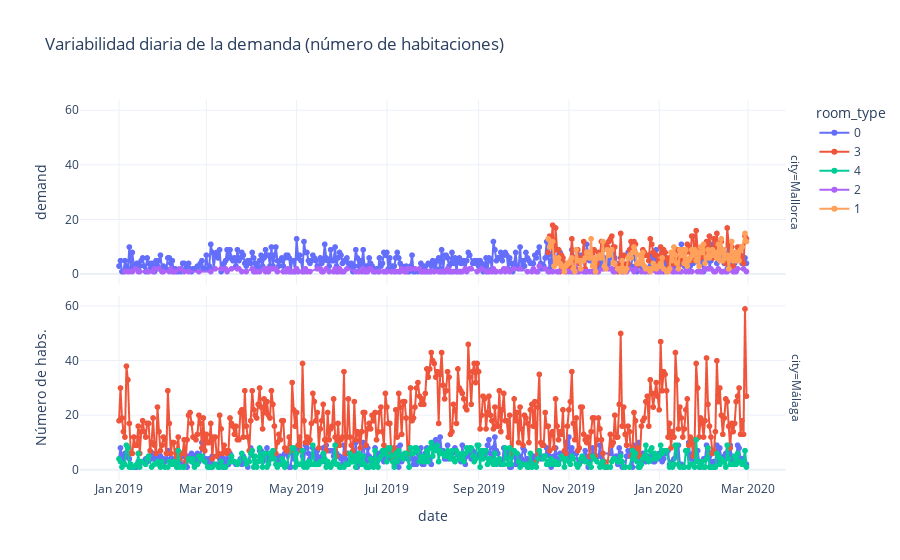

Write notebook code for a chart like this one.
### Code cell
# Crear el gráfico de líneas
fig = px.line(df_demand_day, x='checkin_date_', y='demand',
              title='Variabilidad diaria de la demanda (número de habitaciones)',
              color='room_type',
              facet_row='city',
              labels={'checkin_date_': 'date de check-in'},
              markers=True)

fig.update_layout(xaxis_title='date', yaxis_title='Número de habs.', template='plotly_white')

# Mostrar el gráfico
fig.show()

### Figure 1 — Plotly figure (JSON) as saved in the notebook; plotly's stock layout.template omitted (floating-point values rounded to 4 significant figures; data arrays with more than 128 entries replaced by an {"elided": "..."} marker saying what was removed)
{"data": [{"hovertemplate": "room_type=0<br>city=Mallorca<br>date de check-in=%{x}<br>demand=%{y}<extra></extra>", "legendgroup": "0", "line": {"color": "#636efa", "dash": "solid"}, "marker": {"symbol": "circle"}, "mode": "lines+markers", "name": "0", "showlegend": true, "type": "scattergl", "x": {"elided": "413 str values"}, "xaxis": "x2", "y": {"elided": "413 int values"}, "yaxis": "y2"}, {"hovertemplate": "room_type=0<br>city=Málaga<br>date de check-in=%{x}<br>demand=%{y}<extra></extra>", "legendgroup": "0", "line": {"color": "#636efa", "dash": "solid"}, "marker": {"symbol": "circle"}, "mode": "lines+markers", "name": "0", "showlegend": false, "type": "scattergl", "x": {"elided": "409 str values"}, "xaxis": "x", "y": {"elided": "409 int values"}, "yaxis": "y"}, {"hovertemplate": "room_type=3<br>city=Mallorca<br>date de check-in=%{x}<br>demand=%{y}<extra></extra>", "legendgroup": "3", "line": {"color": "#EF553B", "dash": "solid"}, "marker": {"symbol": "circle"}, "mode": "lines+markers", "name": "3", "showlegend": true, "type": "scattergl", "x": {"elided": "133 str values"}, "xaxis": "x2", "y": {"elided": "133 int values"}, "yaxis": "y2"}, {"hovertemplate": "room_type=3<br>city=Málaga<br>date de check-in=%{x}<br>demand=%{y}<extra></extra>", "legendgroup": "3", "line": {"color": "#EF553B", "dash": "solid"}, "marker": {"symbol": "circle"}, "mode": "lines+markers", "name": "3", "showlegend": false, "type": "scattergl", "x": {"elided": "424 str values"}, "xaxis": "x", "y": {"elided": "424 int values"}, "yaxis": "y"}, {"hovertemplate": "room_type=4<br>city=Málaga<br>date de check-in=%{x}<br>demand=%{y}<extra></extra>", "legendgroup": "4", "line": {"color": "#00cc96", "dash": "solid"}, "marker": {"symbol": "circle"}, "mode": "lines+markers", "name": "4", "showlegend": true, "type": "scattergl", "x": {"elided": "371 str values"}, "xaxis": "x", "y": {"elided": "371 int values"}, "yaxis": "y"}, {"hovertemplate": "room_type=2<br>city=Mallorca<br>date de check-in=%{x}<br>demand=%{y}<extra></extra>", "legendgroup": "2", "line": {"color": "#ab63fa", "dash": "solid"}, "marker": {"symbol": "circle"}, "mode": "lines+markers", "name": "2", "showlegend": true, "type": "scattergl", "x": {"elided": "222 str values"}, "xaxis": "x2", "y": {"elided": "222 int values"}, "yaxis": "y2"}, {"hovertemplate": "room_type=1<br>city=Mallorca<br>date de check-in=%{x}<br>demand=%{y}<extra></extra>", "legendgroup": "1", "line": {"color": "#FFA15A", "dash": "solid"}, "marker": {"symbol": "circle"}, "mode": "lines+markers", "name": "1", "showlegend": true, "type": "scattergl", "x": {"elided": "130 str values"}, "xaxis": "x2", "y": {"elided": "130 int values"}, "yaxis": "y2"}], "layout": {"annotations": [{"font": {}, "showarrow": false, "text": "city=Málaga", "textangle": 90, "x": 0.98, "xanchor": "left", "xref": "paper", "y": 0.2425, "yanchor": "middle", "yref": "paper"}, {"font": {}, "showarrow": false, "text": "city=Mallorca", "textangle": 90, "x": 0.98, "xanchor": "left", "xref": "paper", "y": 0.7575, "yanchor": "middle", "yref": "paper"}], "legend": {"title": {"text": "room_type"}, "tracegroupgap": 0}, "title": {"text": "Variabilidad diaria de la demanda (número de habitaciones)"}, "xaxis": {"anchor": "y", "domain": [0, 0.98], "title": {"text": "date"}}, "xaxis2": {"anchor": "y2", "domain": [0, 0.98], "matches": "x", "showticklabels": false}, "yaxis": {"anchor": "x", "domain": [0, 0.485], "title": {"text": "Número de habs."}}, "yaxis2": {"anchor": "x2", "domain": [0.515, 1], "matches": "y", "title": {"text": "demand"}}}}
